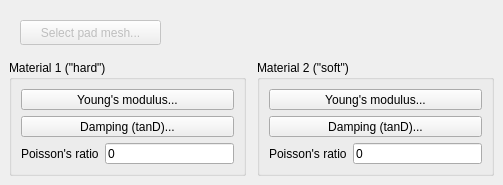
        <widget class="QWidget" name="tab">
         <attribute name="title">
          <string>Rail pads</string>
         </attribute>
         <widget class="QPushButton" name="btn_padMesh">
          <property name="enabled">
           <bool>false</bool>
          </property>
          <property name="geometry">
           <rect>
            <x>20</x>
            <y>20</y>
            <width>141</width>
            <height>25</height>
           </rect>
          </property>
          <property name="toolTip">
           <string>&lt;html&gt;&lt;head/&gt;&lt;body&gt;&lt;p&gt;Select a pad mesh of 162 x 7 x 150 mm3 centered on the origin and laying on the XZ plane.&lt;/p&gt;&lt;/body&gt;&lt;/html&gt;</string>
          </property>
          <property name="text">
           <string>Select pad mesh...</string>
          </property>
         </widget>
         <widget class="QGroupBox" name="groupBox_3">
          <property name="geometry">
           <rect>
            <x>9</x>
            <y>60</y>
            <width>237</width>
            <height>116</height>
           </rect>
          </property>
          <property name="title">
           <string>Material 1 (&quot;hard&quot;)</string>
          </property>
          <layout class="QGridLayout" name="gridLayout_3">
           <item row="0" column="0" colspan="2">
            <widget class="QPushButton" name="btn_Emat1">
             <property name="toolTip">
              <string>&lt;html&gt;&lt;head/&gt;&lt;body&gt;&lt;p&gt;CSV file where at each line, the first value indicates a frequency and the second one indicates the corresponding storage modulus in MPa.&lt;/p&gt;&lt;/body&gt;&lt;/html&gt;</string>
             </property>
             <property name="text">
              <string>Young's modulus...</string>
             </property>
            </widget>
           </item>
           <item row="1" column="0" colspan="2">
            <widget class="QPushButton" name="btn_tanDmat1">
             <property name="toolTip">
              <string>&lt;html&gt;&lt;head/&gt;&lt;body&gt;&lt;p&gt;CSV file where at each line, the first value indicates a frequency and the second one indicates the corresponding hysteretic damping ratio.&lt;/p&gt;&lt;/body&gt;&lt;/html&gt;</string>
             </property>
             <property name="text">
              <string>Damping (tanD)...</string>
             </property>
            </widget>
           </item>
           <item row="2" column="0">
            <widget class="QLabel" name="label_7">
             <property name="text">
              <string>Poisson's ratio</string>
             </property>
            </widget>
           </item>
           <item row="2" column="1">
            <widget class="QLineEdit" name="txt_nuMat1">
             <property name="text">
              <string>0</string>
             </property>
            </widget>
           </item>
          </layout>
         </widget>
         <widget class="QGroupBox" name="groupBox_4">
          <property name="geometry">
           <rect>
            <x>257</x>
            <y>60</y>
            <width>237</width>
            <height>116</height>
           </rect>
          </property>
          <property name="title">
           <string>Material 2 (&quot;soft&quot;)</string>
          </property>
          <layout class="QGridLayout" name="gridLayout_4">
           <item row="0" column="0" colspan="2">
            <widget class="QPushButton" name="btn_Emat2">
             <property name="toolTip">
              <string>&lt;html&gt;&lt;head/&gt;&lt;body&gt;&lt;p&gt;CSV file where at each line, the first value indicates a frequency and the second one indicates the corresponding storage modulus in MPa.&lt;/p&gt;&lt;/body&gt;&lt;/html&gt;</string>
             </property>
             <property name="text">
              <string>Young's modulus...</string>
             </property>
            </widget>
           </item>
           <item row="1" column="0" colspan="2">
            <widget class="QPushButton" name="btn_tanDmat2">
             <property name="toolTip">
              <string>&lt;html&gt;&lt;head/&gt;&lt;body&gt;&lt;p&gt;CSV file where at each line, the first value indicates a frequency and the second one indicates the corresponding hysteretic damping ratio.&lt;/p&gt;&lt;/body&gt;&lt;/html&gt;</string>
             </property>
             <property name="text">
              <string>Damping (tanD)...</string>
             </property>
            </widget>
           </item>
           <item row="2" column="0">
            <widget class="QLabel" name="label_14">
             <property name="text">
              <string>Poisson's ratio</string>
             </property>
            </widget>
           </item>
           <item row="2" column="1">
            <widget class="QLineEdit" name="txt_nuMat2">
             <property name="text">
              <string>0</string>
             </property>
            </widget>
           </item>
          </layout>
         </widget>
        </widget>
